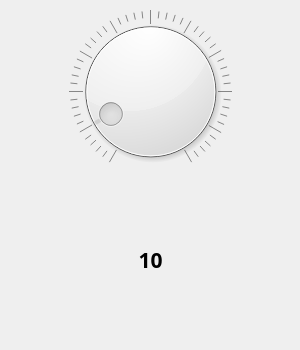
<?xml version="1.0" encoding="UTF-8"?>
<ui version="4.0">
 <class>MainWindow</class>
 <widget class="QMainWindow" name="MainWindow">
  <property name="geometry">
   <rect>
    <x>0</x>
    <y>0</y>
    <width>300</width>
    <height>350</height>
   </rect>
  </property>
  <property name="sizePolicy">
   <sizepolicy hsizetype="Fixed" vsizetype="Fixed">
    <horstretch>0</horstretch>
    <verstretch>0</verstretch>
   </sizepolicy>
  </property>
  <property name="maximumSize">
   <size>
    <width>300</width>
    <height>350</height>
   </size>
  </property>
  <property name="windowTitle">
   <string>MainWindow</string>
  </property>
  <widget class="QWidget" name="centralwidget">
   <widget class="QWidget" name="verticalLayoutWidget">
    <property name="geometry">
     <rect>
      <x>10</x>
      <y>10</y>
      <width>281</width>
      <height>331</height>
     </rect>
    </property>
    <layout class="QVBoxLayout" name="vbox">
     <item>
      <widget class="QDial" name="dial">
       <property name="singleStep">
        <number>1</number>
       </property>
       <property name="value">
        <number>10</number>
       </property>
       <property name="notchesVisible">
        <bool>true</bool>
       </property>
      </widget>
     </item>
     <item>
      <widget class="QLabel" name="label">
       <property name="font">
        <font>
         <family>나눔고딕코딩</family>
         <pointsize>16</pointsize>
         <weight>75</weight>
         <bold>true</bold>
        </font>
       </property>
       <property name="text">
        <string>10</string>
       </property>
       <property name="alignment">
        <set>Qt::AlignCenter</set>
       </property>
      </widget>
     </item>
    </layout>
   </widget>
  </widget>
 </widget>
 <resources/>
 <connections/>
</ui>
